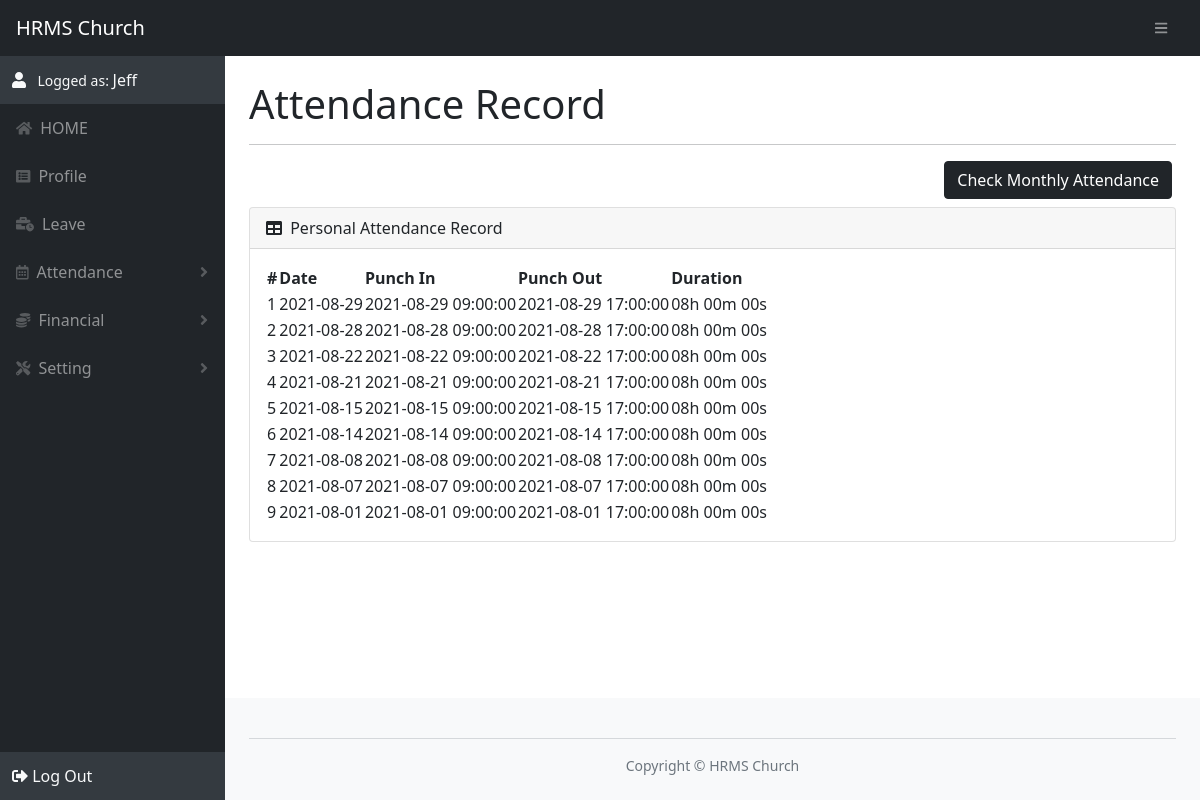
The page /attendance.php (signed in) on the database as committed earlier.
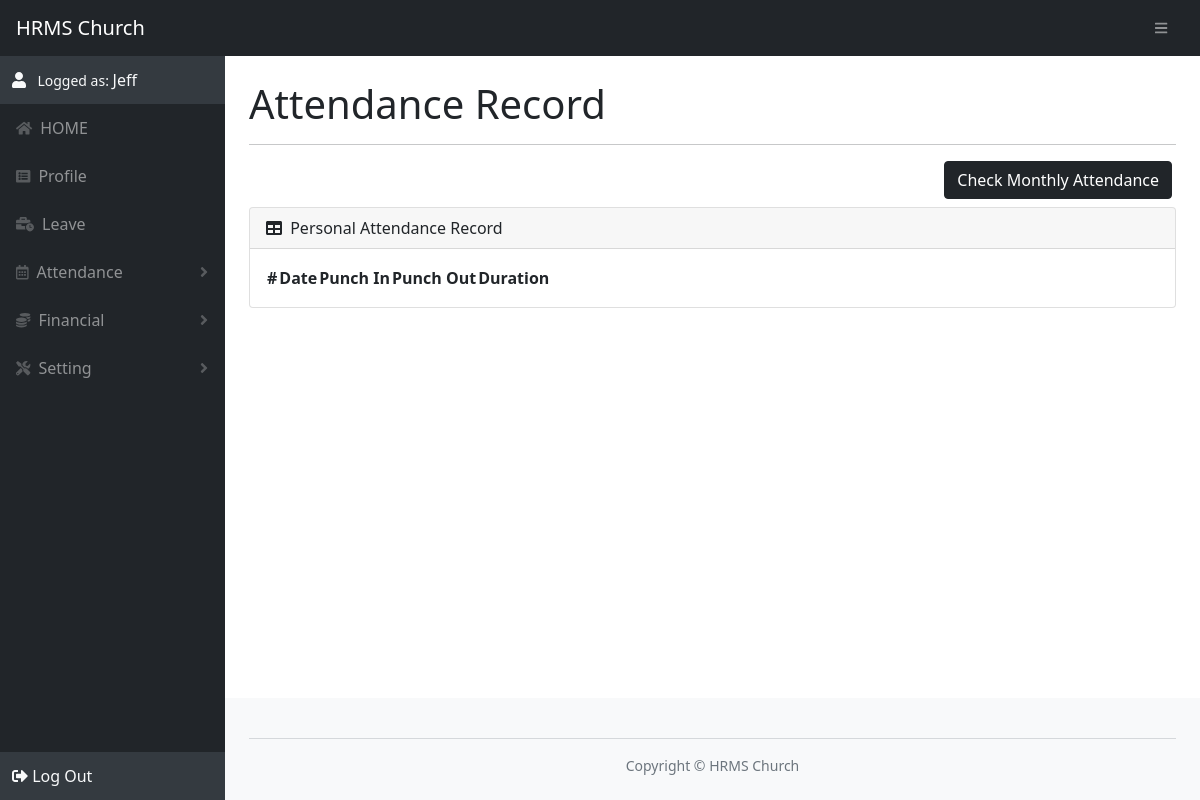
The same page on the database as committed later.
### tables this page shows
CREATE TABLE attendance (
        attendanceId INT NOT NULL PRIMARY KEY AUTO_INCREMENT,
        employeeId INT,
        attendanceDate date NOT NULL,
        punchInDateTime datetime,
        punchOutDateTime datetime,

        FOREIGN KEY (employeeId) REFERENCES employee(employeeId)
    );

### function/checkSession.php (called while the page is built, shortened)
<?php
$logged_user_id = 0;
if(isset($_SESSION['userId'])) $logged_user_id = $_SESSION['userId'];
else $logged_user_id = 0;
function get_logged_user_id(){
    global $logged_user_id;
    return $logged_user_id;
}
?>

### function/filter.php (the view, shortened to what this page needs)
<?php
function filterOutput($txt){
    $txt = htmlspecialchars($txt);
    $txt = strip_tags($txt);
    return $txt;
}
function echo_tag($tag, $type){
    $tag = filterOutput($tag);
    if($type == 0) echo "<" . $tag . ">";
    elseif($type == 1) echo "</" . $tag . ">";
}
function echo_td($txt){
    $txt = filterOutput($txt);
    echo "<td>" . $txt . "</td>";
}
?>

### layout/header.php (shortened to what this page needs)
<?php
function start_HTML_header($title){
?>
<!DOCTYPE html>
<html lang="en">
    <head>
        <link href="asset/css/datatables.css" rel="stylesheet" />
        <link href="asset/css/bs5.css" rel="stylesheet" />
    </head>
<?php
    include('layout/nav.php');
}
function set_h1($title){
    echo '<h1 class="mt-4 d-print-none">' . $title . '</h1><hr class="d-print-none">';
}
?>

### layout/nav.php (shortened to what this page needs)
<?php
function get_navbar($logged_user, $logged_user_type, $logged_user_id){
?>
    <body class="sb-nav-fixed">
        <nav class="sb-topnav navbar navbar-expand navbar-dark bg-dark d-print-none">
            <a class="navbar-brand ps-3" href="index.php">HRMS Church</a>
            <button class="btn btn-link btn-sm mx-auto order-1 order-lg-0 me-3 me-lg-4" id="sidebarToggle" href=""><i class="fas fa-bars"></i></button>
        </nav>
        <div id="layoutSidenav">
            <div id="layoutSidenav_nav" class="d-print-none">
                <nav class="sb-sidenav accordion sb-sidenav-dark" id="sidenavAccordion">
                    <div class="sb-sidenav-menu">
                        <div class="nav">
                        <?php if($logged_user_type == 1 || $logged_user_type == 2){ ?>
                            <div class="sb-sidenav-footer text-light">
                                <div class="sb-nav-link-icon">
                                    <i class="fas fa-user"></i>
                                    <span class="small">&nbsp;&nbsp;Logged as: </span>
                                    <?= $logged_user ?>
                                </div>
                            </div>
                            <a class="nav-link" href="index.php">
                                <div class="sb-nav-link-icon">
                                    <i class="fas fa-home"></i>
                                </div>
                                <span class="text-uppercase">Home</span>
                            </a>
                        <?php } ?>
                        <?php if($logged_user_type == 1 || $logged_user_type == 2){ ?>
                            <a class="nav-link" href="employee.php">
                                <div class="sb-nav-link-icon"><i class="fas fa-list-alt"></i></div>
                                <?php if($logged_user_type == 1){ ?>
                                    Employee List
                                <?php } elseif($logged_user_type == 2){ ?>
                                    Profile
                                <?php } ?>
                            </a>
                        <?php } ?>
                        <?php if($logged_user_type == 1 || $logged_user_type == 2){ ?>
                            <a class="nav-link" href="leave.php">
                            <div class="sb-nav-link-icon"><i class="fas fa-business-time"></i></div>
                                Leave
                            </a>
                        <?php } ?>
                        <?php if($logged_user_type == 1){ ?>
                            <a class="nav-link" href="attendance.php">
                            <div class="sb-nav-link-icon"><i class="far fa-calendar-alt"></i></div>
                                Attendance
                            </a>
                        <?php } elseif($logged_user_type == 2){ ?>
                            <a class="nav-link collapsed" href="#" data-bs-toggle="collapse" data-bs-target="#attendance" aria-expanded="false" aria-controls="collapseLayouts">
                                <div class="sb-nav-link-icon"><i class="far fa-calendar-alt"></i></div>
                                Attendance
                                <div class="sb-sidenav-collapse-arrow"><i class="fas fa-angle-down"></i></div>
                            </a>
                        <?php } ?>
                        <?php if($logged_user_type == 1 || $logged_user_type == 2){ ?>
                            <a class="nav-link collapsed" href="#" data-bs-toggle="collapse" data-bs-target="#financial" aria-expanded="false" aria-controls="collapseLayouts">
                                <div class="sb-nav-link-icon"><i class="fas fa-coins"></i></div>
                                Financial
                                <div class="sb-sidenav-collapse-arrow"><i class="fas fa-angle-down"></i></div>
                            </a>
                        <?php } ?>
                        <?php if($logged_user_type == 1 || $logged_user_type == 2){ ?>
                            <a class="nav-link collapsed" href="#" data-bs-toggle="collapse" data-bs-target="#setting" aria-expanded="false" aria-controls="collapseLayouts">
                                <div class="sb-nav-link-icon"><i class="fas fa-tools"></i></div>
                                Setting
                                <div class="sb-sidenav-collapse-arrow"><i class="fas fa-angle-down"></i></div>
                            </a>
                        <?php }
                            if($logged_user_type == 1 || $logged_user_type == 2){ ?>
                        </div>
                        <?php } ?>
                    </div>
                    <?php if($logged_user_type == 1 || $logged_user_type == 2){ ?>
                    <a class="nav-link sb-sidenav-footer text-light" href="Javascript:logout()">
                        <div class="sb-nav-link-icon">
                            <i class="fas fa-sign-out-alt"></i>
                            Log Out
                        </div>
                    </a>
                    <?php } ?>
                </nav>
            </div>
            <div id="layoutSidenav_content">
                <main>
                    <div class="container-fluid px-4">
<?php
}
get_navbar(get_logged_user_shortname(), get_logged_user_type(), get_logged_user_id());
?>

### attendance.php (shortened to what this page needs)
<?php
include('layout/initial.php');
start_HTML_header("Attendance");
if(isset($_SESSION['admin'])){
    if(isset($_GET['qr'])) {
        set_h1("QR Code (" . display_date() . ")");
        include('template/attendance/attendance_qr.php');
    } elseif(isset($_GET['history'])) {
        set_h1("Attendance History");
        include('template/attendance/attendance_history.php');
    } else {
        require_once("function/attendance/addAttendance.php");
        set_h1("Attendance Record <small>(" . display_date() . ")</small>");
        include('template/attendance/attendance_view.php');
    }
} elseif($_SESSION['employee']) {
    if(isset($_GET['punch'])) {
        set_h1("Punch");
        include('template/attendance/attendance_punch.php');
    } else {
        set_h1("Attendance Record");
        include('template/attendance/attendance_personal.php');
    }
}
include('layout/footer.php');
?>

### template/attendance/attendance_personal.php (shortened to what this page needs)
<div class="row form-inline mb-2">
    <form action="attendance.php" method="GET">
        <button type="button" class="btn btn-dark me-1 float-end" data-bs-toggle="modal" data-bs-target="#viewModal">
            Check Monthly Attendance
        </button>
    </form>
</div>
<div class="card mb-4">
    <div class="card-header">
        <i class="fas fa-table me-1"></i>
        Personal Attendance Record
    </div>
    <div class="card-body">
        <table id="datatablesSimple">
            <thead>
                <tr>
                    <th>#</th>
                    <th>Date</th>
                    <th>Punch In</th>
                    <th>Punch Out</th>
                    <th>Duration</th>
                </tr>
            </thead>
            <tbody>
<?php
    $uId = get_logged_user_id();
    $sql = "SELECT attendanceDate, punchInDateTime, punchOutDateTime FROM attendance WHERE employeeId = '$uId' ORDER BY attendanceDate DESC";
    $rs = $conn->query($sql);
    if($rs->num_rows > 0) {
        for ($i=0; $i < $rs->num_rows; $i++) {
            $data = $rs->fetch_array(MYSQLI_NUM);
            echo_tag("tr", 0);
            echo_td($i+1);
            for ($j=0; $j < count($data); $j++) {
                echo_td($data[$j]);
            }
            if($data[2] != NULL) {
                $timeDif = strtotime($data[2]) - strtotime($data[1]) - 27000;
                $timeDif = date("H\h i\m s\s", $timeDif);
                echo_td($timeDif);
            }
            echo_tag("tr", 1);
        }
    }
?>
            </tbody>
        </table>
    </div>
</div>

### layout/footer.php (shortened to what this page needs)
                    </div>
                </main>
                <footer class="py-4 bg-light mt-auto d-print-none">
                    <div class="container-fluid px-4">
                        <div class="align-items-center justify-content-between small">
                            <div class="text-muted text-center">
                                <hr>
                                Copyright &copy; HRMS Church
                            </div>
                        </div>
                    </div>
                </footer>
            </div>
        </div>
    </body>
</html>

Rows that differ between the two databases and show on the page:
removed attendance: attendanceDate "2021-08-29", punchInDateTime "2021-08-29 09:00:00", punchOutDateTime "2021-08-29 17:00:00"
removed attendance: attendanceDate "2021-08-28", punchInDateTime "2021-08-28 09:00:00", punchOutDateTime "2021-08-28 17:00:00"
removed attendance: attendanceDate "2021-08-22", punchInDateTime "2021-08-22 09:00:00", punchOutDateTime "2021-08-22 17:00:00"
removed attendance: attendanceDate "2021-08-21", punchInDateTime "2021-08-21 09:00:00", punchOutDateTime "2021-08-21 17:00:00"
removed attendance: attendanceDate "2021-08-15", punchInDateTime "2021-08-15 09:00:00", punchOutDateTime "2021-08-15 17:00:00"
removed attendance: attendanceDate "2021-08-14", punchInDateTime "2021-08-14 09:00:00", punchOutDateTime "2021-08-14 17:00:00"
removed attendance: attendanceDate "2021-08-08", punchInDateTime "2021-08-08 09:00:00", punchOutDateTime "2021-08-08 17:00:00"
removed attendance: attendanceDate "2021-08-07", punchInDateTime "2021-08-07 09:00:00", punchOutDateTime "2021-08-07 17:00:00"
removed attendance: attendanceDate "2021-08-01", punchInDateTime "2021-08-01 09:00:00", punchOutDateTime "2021-08-01 17:00:00"
Other text that changed with them:
list line gone: "1 08h 00m 00s"
list line gone: "2 08h 00m 00s"
list line gone: "3 08h 00m 00s"
list line gone: "4 08h 00m 00s"
list line gone: "5 08h 00m 00s"
list line gone: "6 08h 00m 00s"
list line gone: "7 08h 00m 00s"
list line gone: "8 08h 00m 00s"
list line gone: "9 08h 00m 00s"
